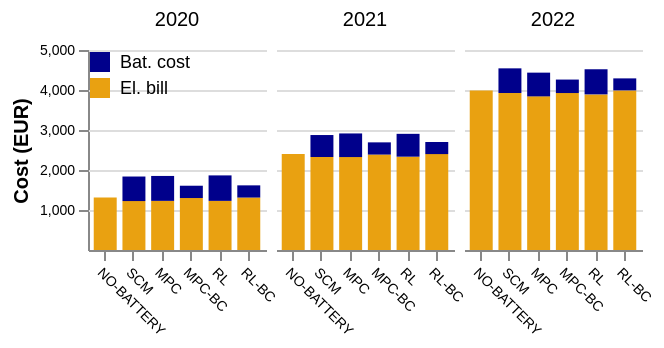

The cell this chart's notebook holds for it:
### Code cell
data = data_all[data_all['load_profile']=='L13']
data = data.rename(columns={'pv_profile':'Profile', 'bat_usage_cost':'Bat. cost', 'el_bill':'El. bill'})
data_new = data.melt(id_vars=['strategy', 'year', 'load_profile', 'Profile'], value_vars=['El. bill', 'Bat. cost'])
data_new = data_new.rename(columns={'variable':'Cost'})

print(data_new)

alt.Chart(data_new).mark_bar().encode(
    x=alt.X('strategy:N', title=None, sort=['NO-BATTERY', 'SCM', 'MPC', 'MPC-BC', 'RL', 'RL-BC']),   
    y=alt.Y('sum(value):Q', axis=alt.Axis(values=[1000, 2000, 3000, 4000, 5000], grid=True, title='Cost (EUR)', 
                                          titleFontStyle='normal', titleFontSize=10, labelAngle=0)),    
    column=alt.Column('year:N', title=None, spacing=5).header(labelFontSize=10, labelFont='arial'),   
    color=alt.Color('Cost:N', scale=alt.Scale(range=colors3)).legend(orient='none', labelFontSize=9, labelFont='arial', legendX=0, legendY=0, title='', titleFontSize=10, titleFont='arial'),   
    xOffset=alt.XOffset("Profile:N")
    ).configure_view(     
            # remove grid lines around column clusters
            strokeOpacity=0).properties(
                width=89,
                height=100
            ).configure_axis(
                labelFontSize=7,
                titleFontSize=10,
                labelFont='arial',
                titleFont='arial',
                labelAngle=45
            ).configure_range(category=alt.RangeScheme(colors3)
            )

### Figure 1 — Vega-Lite specification as saved in the notebook (floating-point values rounded to 4 significant figures)
{"config": {"view": {"continuousWidth": 300, "continuousHeight": 300, "strokeOpacity": 0}, "axis": {"labelAngle": 45, "labelFont": "arial", "labelFontSize": 7, "titleFont": "arial", "titleFontSize": 10}, "range": {"category": ["darkblue", "#E9A111"]}}, "data": {"name": "data-8a6b95ecec60a81506c8506fb1eeca74"}, "mark": {"type": "bar"}, "encoding": {"color": {"field": "Cost", "legend": {"orient": "none", "labelFontSize": 9, "labelFont": "arial", "legendX": 0, "legendY": 0, "title": "", "titleFontSize": 10, "titleFont": "arial"}, "scale": {"range": ["darkblue", "#E9A111"]}, "type": "nominal"}, "column": {"field": "year", "header": {"labelFontSize": 10, "labelFont": "arial"}, "spacing": 5, "title": null, "type": "nominal"}, "x": {"field": "strategy", "sort": ["NO-BATTERY", "SCM", "MPC", "MPC-BC", "RL", "RL-BC"], "title": null, "type": "nominal"}, "xOffset": {"field": "Profile", "type": "nominal"}, "y": {"aggregate": "sum", "axis": {"grid": true, "labelAngle": 0, "title": "Cost (EUR)", "titleFontSize": 10, "titleFontStyle": "normal", "values": [1000, 2000, 3000, 4000, 5000]}, "field": "value", "type": "quantitative"}}, "height": 100, "width": 89, "$schema": "https://vega.github.io/schema/vega-lite/v5.20.1.json", "datasets": {"data-8a6b95ecec60a81506c8506fb1eeca74": [{"strategy": "MPC-BC", "year": 2020, "load_profile": "L13", "Profile": "south", "Cost": "El. bill", "value": 1299.0}, {"strategy": "MPC-BC", "year": 2021, "load_profile": "L13", "Profile": "south", "Cost": "El. bill", "value": 2386.0}, {"strategy": "MPC-BC", "year": 2022, "load_profile": "L13", "Profile": "south", "Cost": "El. bill", "value": 3924.0}, {"strategy": "MPC", "year": 2020, "load_profile": "L13", "Profile": "south", "Cost": "El. bill", "value": 1228.0}, {"strategy": "MPC", "year": 2021, "load_profile": "L13", "Profile": "south", "Cost": "El. bill", "value": 2323.0}, {"strategy": "MPC", "year": 2022, "load_profile": "L13", "Profile": "south", "Cost": "El. bill", "value": 3841.0}, {"strategy": "NO-BATTERY", "year": 2020, "load_profile": "L13", "Profile": "south", "Cost": "El. bill", "value": 1311.0}, {"strategy": "NO-BATTERY", "year": 2021, "load_profile": "L13", "Profile": "south", "Cost": "El. bill", "value": 2398.0}, {"strategy": "NO-BATTERY", "year": 2022, "load_profile": "L13", "Profile": "south", "Cost": "El. bill", "value": 3990.0}, {"strategy": "RL-BC", "year": 2020, "load_profile": "L13", "Profile": "south", "Cost": "El. bill", "value": 1311.0}, {"strategy": "RL-BC", "year": 2021, "load_profile": "L13", "Profile": "south", "Cost": "El. bill", "value": 2398.0}, {"strategy": "RL-BC", "year": 2022, "load_profile": "L13", "Profile": "south", "Cost": "El. bill", "value": 3990.0}, {"strategy": "RL", "year": 2020, "load_profile": "L13", "Profile": "south", "Cost": "El. bill", "value": 1228.0}, {"strategy": "RL", "year": 2021, "load_profile": "L13", "Profile": "south", "Cost": "El. bill", "value": 2333.0}, {"strategy": "RL", "year": 2022, "load_profile": "L13", "Profile": "south", "Cost": "El. bill", "value": 3891.0}, {"strategy": "SCM", "year": 2020, "load_profile": "L13", "Profile": "south", "Cost": "El. bill", "value": 1223.0}, {"strategy": "SCM", "year": 2021, "load_profile": "L13", "Profile": "south", "Cost": "El. bill", "value": 2325.0}, {"strategy": "SCM", "year": 2022, "load_profile": "L13", "Profile": "south", "Cost": "El. bill", "value": 3925.0}, {"strategy": "MPC-BC", "year": 2020, "load_profile": "L13", "Profile": "south", "Cost": "Bat. cost", "value": 307.8}, {"strategy": "MPC-BC", "year": 2021, "load_profile": "L13", "Profile": "south", "Cost": "Bat. cost", "value": 305.3}, {"strategy": "MPC-BC", "year": 2022, "load_profile": "L13", "Profile": "south", "Cost": "Bat. cost", "value": 336.9}, {"strategy": "MPC", "year": 2020, "load_profile": "L13", "Profile": "south", "Cost": "Bat. cost", "value": 623.2}, {"strategy": "MPC", "year": 2021, "load_profile": "L13", "Profile": "south", "Cost": "Bat. cost", "value": 590.5}, {"strategy": "MPC", "year": 2022, "load_profile": "L13", "Profile": "south", "Cost": "Bat. cost", "value": 593.2}, {"strategy": "NO-BATTERY", "year": 2020, "load_profile": "L13", "Profile": "south", "Cost": "Bat. cost", "value": 0.0}, {"strategy": "NO-BATTERY", "year": 2021, "load_profile": "L13", "Profile": "south", "Cost": "Bat. cost", "value": 0.0}, {"strategy": "NO-BATTERY", "year": 2022, "load_profile": "L13", "Profile": "south", "Cost": "Bat. cost", "value": 0.0}, {"strategy": "RL-BC", "year": 2020, "load_profile": "L13", "Profile": "south", "Cost": "Bat. cost", "value": 305.0}, {"strategy": "RL-BC", "year": 2021, "load_profile": "L13", "Profile": "south", "Cost": "Bat. cost", "value": 302.1}, {"strategy": "RL-BC", "year": 2022, "load_profile": "L13", "Profile": "south", "Cost": "Bat. cost", "value": 300.2}, {"strategy": "RL", "year": 2020, "load_profile": "L13", "Profile": "south", "Cost": "Bat. cost", "value": 637.3}, {"strategy": "RL", "year": 2021, "load_profile": "L13", "Profile": "south", "Cost": "Bat. cost", "value": 571.1}, {"strategy": "RL", "year": 2022, "load_profile": "L13", "Profile": "south", "Cost": "Bat. cost", "value": 628.0}, {"strategy": "SCM", "year": 2020, "load_profile": "L13", "Profile": "south", "Cost": "Bat. cost", "value": 613.7}, {"strategy": "SCM", "year": 2021, "load_profile": "L13", "Profile": "south", "Cost": "Bat. cost", "value": 549.6}, {"strategy": "SCM", "year": 2022, "load_profile": "L13", "Profile": "south", "Cost": "Bat. cost", "value": 616.6}]}}
